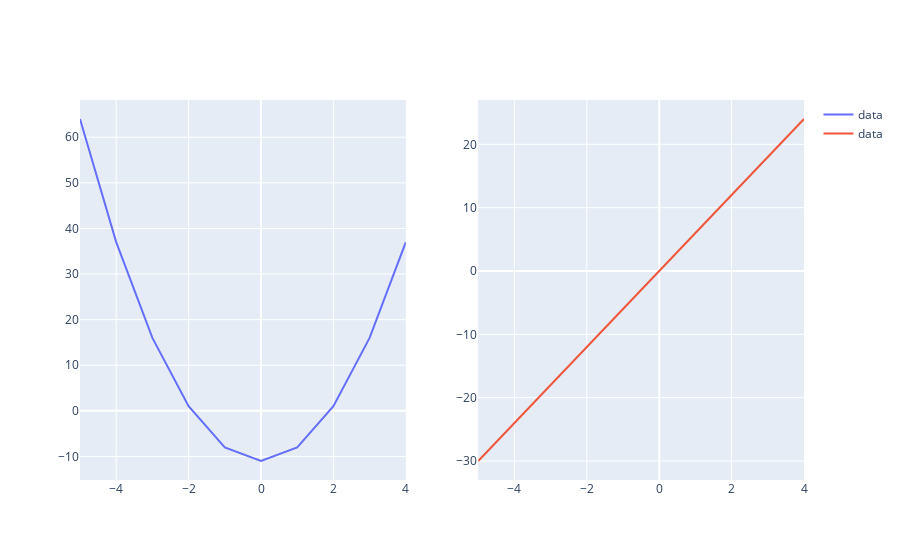

Notebook code cell kept with this figure:
### Code cell
# __SOLUTION__ 
from graph import plot_figure
side_by_side_three_x_squared_minus_eleven = side_by_side_derivative_rules(three_x_squared_minus_eleven, list(range(-5, 5)))
if side_by_side_three_x_squared_minus_eleven:
    plot_figure(side_by_side_three_x_squared_minus_eleven)

### Figure 1 — Plotly figure (JSON) as saved in the notebook; plotly's stock layout.template omitted (floating-point values rounded to 4 significant figures)
{"data": [{"mode": "lines", "name": "data", "text": [], "type": "scatter", "x": [-5, -4, -3, -2, -1, 0, 1, 2, 3, 4], "xaxis": "x", "y": [64, 37, 16, 1, -8, -11, -8, 1, 16, 37], "yaxis": "y"}, {"mode": "lines", "name": "data", "text": [], "type": "scatter", "x": [-5, -4, -3, -2, -1, 0, 1, 2, 3, 4], "xaxis": "x2", "y": [-30, -24, -18, -12, -6, 0, 6, 12, 18, 24], "yaxis": "y2"}], "layout": {"xaxis": {"anchor": "y", "domain": [0, 0.45]}, "xaxis2": {"anchor": "y2", "domain": [0.55, 1]}, "yaxis": {"anchor": "x", "domain": [0, 1]}, "yaxis2": {"anchor": "x2", "domain": [0, 1]}}}
